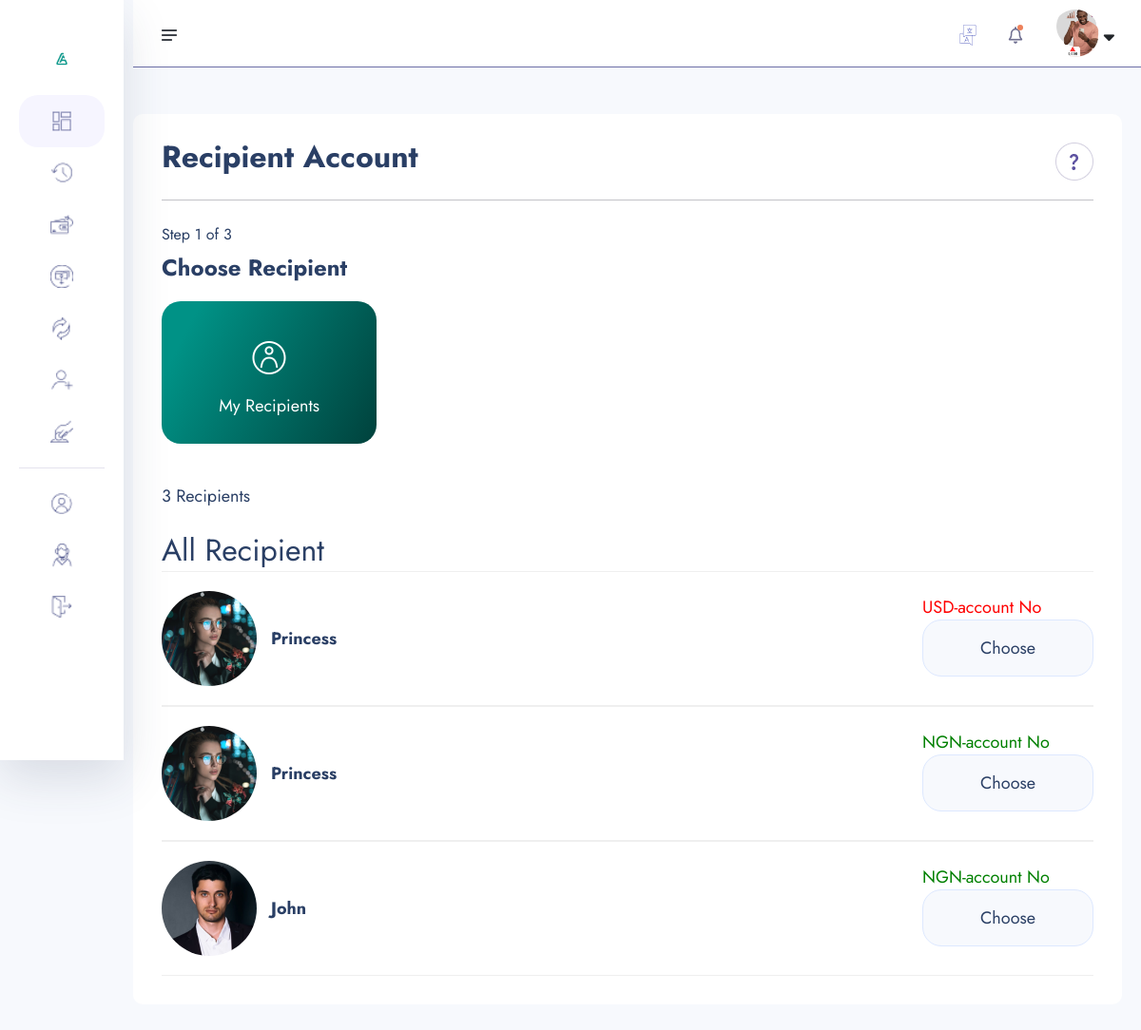
The app's page /recipient/ (signed in) with its own data.
### userauths/models.py (models this page shows, shortened)
class User(AbstractUser):
    username= models.CharField(max_length=100)
    email = models.EmailField(unique=True)
    is_staff = models.BooleanField(default=False)
    is_superuser = models.BooleanField(default=False)
    USERNAME_FIELD = 'email'
    REQUIRED_FIELDS=['username']

### account/models.py (models this page shows, shortened)
class KYC(models.Model):
    id = models.UUIDField(primary_key=True, unique=True, default=uuid.uuid4, editable=False)
    user = models.OneToOneField(User, on_delete=models.CASCADE)
    account = models.OneToOneField(Account, on_delete=models.CASCADE, null=True, blank=True)
    full_name = models.CharField(max_length=1000)
    image = models.ImageField(upload_to="kyc", default="default.jpg")
    marital_status = models.CharField(choices=MARITAL_STATUS, max_length=10)
    gender = models.CharField(choices=GENDER, max_length=10)
    identity_type = models.CharField(choices=IDENTITY_TYPE, max_length=140)
    identity_image = models.ImageField(upload_to="kyc", null=True, blank=True)
    date_of_birth = models.DateTimeField(auto_now_add=False)
    country = models.CharField(max_length=100)
    state = models.CharField(max_length=100)
    city = models.CharField(max_length=100)
    mobile = models.CharField(max_length=1000)
    bvn = models.CharField(max_length=10)
    date = models.DateTimeField(auto_now_add=True)
    class Meta:
        ordering = ['-date']

### core/models.py (models this page shows, shortened)
class Recipient(models.Model):
    user = models.ForeignKey(User, on_delete=models.SET_NULL, null=True)
    kyc = models.ForeignKey('account.KYC', on_delete=models.CASCADE, null=True, blank=True)  # Add this line
    full_name = models.CharField(max_length=100, default=0)
    rit = ShortUUIDField(length=10, max_length=25)
    r_number = ShortUUIDField(default=0, length=10, max_length=25)
    date = models.DateTimeField(auto_now_add=True)
    account_type = models.CharField(max_length=10, choices=[('USD', 'Dollar'), ('NGN', 'Naira')], default='NGN')
    class Meta:
        unique_together = ('kyc', 'account_type')

### core/transfer.py (the view)
# urls.py: path("recipient/", transfer.recipient, name="recipient" ),
def recipient(request):
    if not request.user.is_authenticated:
        return redirect('login')  # Redirect to login page if user is not authenticated
    recipients = Recipient.objects.filter(user=request.user).select_related('user__kyc')
    context = {
        "recipient": recipients
    }
    return render(request, "transfer/recipient.html", context)

### core/context_processor.py (called while the page is built)
def default(request):
    if not request.user.is_authenticated:
        return {}
    try:
        kyc = KYC.objects.get(user=request.user)
    except KYC.DoesNotExist:
        kyc = None
    try:
        account = Account.objects.get(user=request.user)
    except Account.DoesNotExist:
        account = None
    try:
        notifications = Notification.objects.filter(user=request.user).order_by("-id")[:10]
    except:
        notifications = None
    return {
        "kyc": kyc,
        "account": account,
        "notifications":notifications,
    }

### templates/transfer/recipient.html
{% extends "include/dashboard-base.html" %}
{% load static %}
{% block content %}
    <section class="dashboard-section body-collapse pay step">
        <div class="overlay pt-120">
            <div class="container-fruid">
                <div class="main-content">
                    <div class="head-area d-flex align-items-center justify-content-between">
                        <h4>Recipient Account</h4>
                        <div class="icon-area">
                            <img src="{% static 'assets1/images/icon/support-icon.png' %}" alt="icon">
                        </div>
                    </div>
                    <div class="choose-recipient">
                        <div class="step-area">
                            <span class="mdr">Step 1 of 3</span>
                            <h5>Choose Recipient</h5>
                        </div>
                        <div class="recipient-list">
                            <button class="my-recipients active">
                                <span class="icon-area">
                                    <i class="icon-f-user"></i>
                                </span>
                                <span>My Recipients</span>
                            </button>
                        </div>
                        <p class="recipients-item">{{ recipient.count }} Recipients</p><br>
                    </div>
                    <h4>All Recipient</h4>
                    {% for r in recipient %}
                    <div class="user-select">
                        <div class="single-user">
                            <div class="left d-flex align-items-center">
                                <div class="img-area">
                                    <img src="{{ r.kyc.image.url }}" style="width: 100px; height: 100px; border-radius: 50%; object-fit: cover;"  alt="image">
                                </div>
                                <div class="text-area">
                                    <p>{{ r.full_name|title }}</p>
                                </div>
                            </div>
                            <div class="right">
                                {% if r.account_type == 'USD' %}
                                <h6 style="color: red;">USD-account No</h6>
                                <a href="{% url 'core:amount-dollar-transfer' r.r_number  %}">Choose</a>
                                {% elif r.account_type == 'NGN' %}
                                <h6 style="color: GREEN;">NGN-account No</h6>
                                <a href="{% url 'core:amount-transfer' r.r_number  %}">Choose</a>
                                {% endif %}
                            </div>
                        </div>
                    </div>
                    {% empty %}
                <li>No recipients found.</li>
            {% endfor %}
                </div>
            </div>
        </div>
    </section>
{% endblock content %}

### templates/include/dashboard-base.html (shortened to what this page needs)
{% load static%}
{% load humanize %}
<!doctype html>
<html lang="en">
<head>
    <link rel="stylesheet" href="{% static 'assets1/css/bootstrap.min.css' %}">
    <link rel="stylesheet" href="{% static 'assets1/css/fontawesome.min.css' %}">
    <link rel="stylesheet" href="{% static 'assets1/css/jquery-ui.css' %}">
    <link rel="stylesheet" href="{% static 'assets1/css/plugin/apexcharts.css' %}">
    <link rel="stylesheet" href="{% static 'assets1/css/plugin/nice-select.css' %}">
    <link rel="stylesheet" href="{% static 'assets1/css/arafat-font.css' %}">
    <link rel="stylesheet" href="{% static 'assets1/css/plugin/animate.css' %}">
    <link rel="stylesheet" href="{% static 'assets1/css/style.css' %}">
</head>
<body>
    <header class="header-section body-collapse">
        <div class="overlay">
            <div class="container-fruid">
                <div class="row d-flex header-area">
                    <div class="navbar-area d-flex align-items-center justify-content-between">
                        <div class="sidebar-icon">
                            <img src="{% static 'assets1/images/icon/menu.png' %}" alt="icon">
                        </div>
                        <div class="dashboard-nav">
                            <div class="single-item language-area">
                                <div class="language-btn">
                                    <img src="{% static 'assets1/images/icon/lang.png' %}" alt="icon">
                                </div>
                            </div>
                            <div class="single-item notifications-area">
                                <div class="notifications-btn">
                                    <img src="{% static 'assets1/images/icon/bell.png' %}" class="bell-icon" alt="icon">
                                </div>
                            </div>
                            <div class="single-item user-area">
                                <div class="profile-area d-flex align-items-center">
                                    <span class="user-profile">
                                        {% if request.user.kyc.image.url %}
                                        <img style="width: 50px; height: 50px; border-radius: 50%; object-fit: cover;" src="{{ request.user.kyc.image.url }}" alt="image">
                                    {% else %}
                                        <img src="{% static 'assets1/images/default.jpg' %}"  style="width: 50px; height: 50px; border-radius: 50%; object-fit: cover;" alt="">
                                    {% endif %}
                                    </span>
                                    <i class="fa-solid fa-sort-down"></i>
                                </div>
                            </div>
                        </div>
                    </div>
                    <div class="sidebar-wrapper">
                        <div class="sidebar-logo">
                            <a href="{% url 'account:dashboard' %}"><img src="{% static 'assets1/images/D439F406-D88B-4315-A629-3598C91E00A1-removebg-preview.png' %}" alt="logo" style="margin-bottom: -30px;"></a>
                        </div>
                        <ul>
                            <li class="active">
                                <a href="{% url 'account:dashboard' %}">
                                    <img src="{% static 'assets1/images/icon/dashboard.png' %}" alt="Dashboard"> <span>Dashboard</span>
                                </a>
                            </li>
                            <li>
                                <a href="{% url 'core:transactions' %}">
                                    <img src="{% static 'assets1/images/icon/transactions.png' %}" alt="Transactions"> <span>Transactions</span>
                                </a>
                            </li>
                            <li>
                                <a href="{% url 'core:pay' %}">
                                    <img src="{% static 'assets1/images/icon/pay.png' %}" alt="Pay"> <span>Pay</span>
                                </a>
                            </li>
                            <li>
                                <a href="{% url 'core:request-search-account' %}">
                                    <img src="{% static 'assets1/images/icon/receive.png' %}" alt="Receive"> <span>Request</span>
                                </a>
                            </li>
                            <li>
                                <a href="{% url 'core:money_exchange' %}">
                                    <img src="{% static 'assets1/images/icon/exchange.png' %}" alt="Exchange"> <span>Exchange</span>
                                </a>
                            </li>
                            <li>
                                <a href="{% url 'core:recipient' %}">
                                    <img src="{% static 'assets1/images/icon/recipients.png' %}" alt="Recipients"> <span>Recipients</span>
                                </a>
                            </li>
                            <li>
                                <a href="{% url 'account:savings'%}">
                                    <img src="{% static 'assets1/images/icon/deposit.png' %}" alt="Deposit"> <span>Deposit Money</span>
                                </a>
                            </li>
                        </ul>
                        <ul class="bottom-item">
                            <li>
                                <a href="{% url 'account:account' %}">
                                    <img src="{% static 'assets1/images/icon/account.png' %}" alt="Account"> <span>Account</span>
                                </a>
                            </li>
                            <li>
                                <a href="javascript:void(0)">
                                    <img src="{% static 'assets1/images/icon/support.png' %}" alt="Support"> <span>Support</span>
                                </a>
                            </li>
                            <li>
                                <a href="{% url 'userauths:sign-out'%}">
                                    <img src="{% static 'assets1/images/icon/quit.png' %}" alt="Quit"> <span>Quit</span>
                                </a>
                            </li>
                        </ul>
                        <div class="pt-120">
                        </div>
                    </div>
                </div>
            </div>
        </div>
    </header>
    {% block content %}
    {% endblock content%}
</body>
</html>

### records on screen
User: user.kyc.image (picture)
Recipient: kyc.image (picture), full_name "Princess", account_type "USD-account No"
Recipient: kyc.image (picture), full_name "Princess", account_type "NGN-account No"
Recipient: kyc.image (picture), full_name "John", account_type "NGN-account No"

### other values on screen
{{ recipient.count }} "3"
